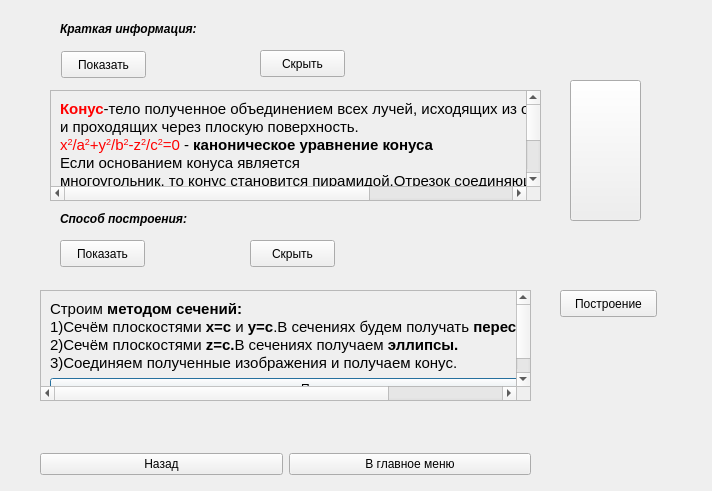
<?xml version="1.0" encoding="UTF-8"?>
<ui version="4.0">
 <class>konys</class>
 <widget class="QDialog" name="konys">
  <property name="geometry">
   <rect>
    <x>0</x>
    <y>0</y>
    <width>712</width>
    <height>491</height>
   </rect>
  </property>
  <property name="windowTitle">
   <string>Dialog</string>
  </property>
  <widget class="QLabel" name="label_2">
   <property name="geometry">
    <rect>
     <x>60</x>
     <y>20</y>
     <width>181</width>
     <height>17</height>
    </rect>
   </property>
   <property name="font">
    <font>
     <weight>75</weight>
     <italic>true</italic>
     <bold>true</bold>
    </font>
   </property>
   <property name="text">
    <string>Краткая информация:</string>
   </property>
  </widget>
  <widget class="QLabel" name="label_8">
   <property name="geometry">
    <rect>
     <x>60</x>
     <y>210</y>
     <width>181</width>
     <height>17</height>
    </rect>
   </property>
   <property name="font">
    <font>
     <weight>75</weight>
     <italic>true</italic>
     <bold>true</bold>
    </font>
   </property>
   <property name="text">
    <string>Способ построения:</string>
   </property>
  </widget>
  <widget class="QScrollArea" name="scrollArea">
   <property name="geometry">
    <rect>
     <x>50</x>
     <y>90</y>
     <width>491</width>
     <height>111</height>
    </rect>
   </property>
   <property name="widgetResizable">
    <bool>true</bool>
   </property>
   <widget class="QWidget" name="scrollAreaWidgetContents">
    <property name="geometry">
     <rect>
      <x>0</x>
      <y>0</y>
      <width>702</width>
      <height>171</height>
     </rect>
    </property>
    <layout class="QVBoxLayout" name="verticalLayout">
     <item>
      <widget class="QLabel" name="label">
       <property name="text">
        <string>&lt;!DOCTYPE HTML PUBLIC &quot;-//W3C//DTD HTML 4.0//EN&quot; &quot;http://www.w3.org/TR/REC-html40/strict.dtd&quot;&gt;
&lt;html&gt;&lt;head&gt;&lt;meta name=&quot;qrichtext&quot; content=&quot;1&quot; /&gt;&lt;style type=&quot;text/css&quot;&gt;
p, li { white-space: pre-wrap; }
&lt;/style&gt;&lt;/head&gt;&lt;body style=&quot; font-family:'Ubuntu'; font-size:11pt; font-weight:400; font-style:normal;&quot;&gt;
&lt;p style=&quot; margin-top:0px; margin-bottom:0px; margin-left:0px; margin-right:0px; -qt-block-indent:0; text-indent:0px;&quot;&gt;&lt;span style=&quot; font-weight:600; color:#ff0000;&quot;&gt;Конус&lt;/span&gt;-тело полученное объединением всех лучей, исходящих из одной точки(&lt;span style=&quot; font-weight:600;&quot;&gt;вершины конуса&lt;/span&gt;)&lt;/p&gt;
&lt;p style=&quot; margin-top:0px; margin-bottom:0px; margin-left:0px; margin-right:0px; -qt-block-indent:0; text-indent:0px;&quot;&gt;и проходящих через плоскую поверхность.&lt;/p&gt;
&lt;p style=&quot; margin-top:0px; margin-bottom:0px; margin-left:0px; margin-right:0px; -qt-block-indent:0; text-indent:0px;&quot;&gt;&lt;span style=&quot; color:#ff0000;&quot;&gt;x&lt;/span&gt;&lt;span style=&quot; color:#ff0000; vertical-align:super;&quot;&gt;2&lt;/span&gt;&lt;span style=&quot; color:#ff0000;&quot;&gt;/a&lt;/span&gt;&lt;span style=&quot; color:#ff0000; vertical-align:super;&quot;&gt;2&lt;/span&gt;&lt;span style=&quot; color:#ff0000;&quot;&gt;+y&lt;/span&gt;&lt;span style=&quot; color:#ff0000; vertical-align:super;&quot;&gt;2&lt;/span&gt;&lt;span style=&quot; color:#ff0000;&quot;&gt;/b&lt;/span&gt;&lt;span style=&quot; color:#ff0000; vertical-align:super;&quot;&gt;2&lt;/span&gt;&lt;span style=&quot; color:#ff0000;&quot;&gt;-z&lt;/span&gt;&lt;span style=&quot; color:#ff0000; vertical-align:super;&quot;&gt;2&lt;/span&gt;&lt;span style=&quot; color:#ff0000;&quot;&gt;/c&lt;/span&gt;&lt;span style=&quot; color:#ff0000; vertical-align:super;&quot;&gt;2&lt;/span&gt;&lt;span style=&quot; color:#ff0000;&quot;&gt;=0&lt;/span&gt; - &lt;span style=&quot; font-weight:600;&quot;&gt;каноническое уравнение конуса&lt;/span&gt;&lt;/p&gt;
&lt;p style=&quot; margin-top:0px; margin-bottom:0px; margin-left:0px; margin-right:0px; -qt-block-indent:0; text-indent:0px;&quot;&gt;Если основанием конуса является&lt;/p&gt;
&lt;p style=&quot; margin-top:0px; margin-bottom:0px; margin-left:0px; margin-right:0px; -qt-block-indent:0; text-indent:0px;&quot;&gt;многоугольник, то конус становится пирамидой.Отрезок соединяющий вершину &lt;/p&gt;
&lt;p style=&quot; margin-top:0px; margin-bottom:0px; margin-left:0px; margin-right:0px; -qt-block-indent:0; text-indent:0px;&quot;&gt;и границу основания, называется &lt;span style=&quot; font-weight:600;&quot;&gt;образующей конуса. &lt;/span&gt;Объединение &lt;/p&gt;
&lt;p style=&quot; margin-top:0px; margin-bottom:0px; margin-left:0px; margin-right:0px; -qt-block-indent:0; text-indent:0px;&quot;&gt;образующих конуса называется &lt;span style=&quot; font-weight:600;&quot;&gt;образующей плоскостью. &lt;/span&gt;Образующая поверхность&lt;/p&gt;
&lt;p style=&quot; margin-top:0px; margin-bottom:0px; margin-left:0px; margin-right:0px; -qt-block-indent:0; text-indent:0px;&quot;&gt;конуса является конической поверхностью.Отрезок опущенный из &lt;/p&gt;
&lt;p style=&quot; margin-top:0px; margin-bottom:0px; margin-left:0px; margin-right:0px; -qt-block-indent:0; text-indent:0px;&quot;&gt;вершины на плоскость основания называется &lt;span style=&quot; font-weight:600;&quot;&gt;высотой&lt;/span&gt;.&lt;/p&gt;&lt;/body&gt;&lt;/html&gt;</string>
       </property>
      </widget>
     </item>
    </layout>
   </widget>
  </widget>
  <widget class="QScrollArea" name="scrollArea_2">
   <property name="geometry">
    <rect>
     <x>40</x>
     <y>290</y>
     <width>491</width>
     <height>111</height>
    </rect>
   </property>
   <property name="widgetResizable">
    <bool>true</bool>
   </property>
   <widget class="QWidget" name="scrollAreaWidgetContents_2">
    <property name="geometry">
     <rect>
      <x>0</x>
      <y>0</y>
      <width>629</width>
      <height>119</height>
     </rect>
    </property>
    <layout class="QVBoxLayout" name="verticalLayout_2">
     <item>
      <widget class="QLabel" name="label_3">
       <property name="text">
        <string>&lt;!DOCTYPE HTML PUBLIC &quot;-//W3C//DTD HTML 4.0//EN&quot; &quot;http://www.w3.org/TR/REC-html40/strict.dtd&quot;&gt;
&lt;html&gt;&lt;head&gt;&lt;meta name=&quot;qrichtext&quot; content=&quot;1&quot; /&gt;&lt;style type=&quot;text/css&quot;&gt;
p, li { white-space: pre-wrap; }
&lt;/style&gt;&lt;/head&gt;&lt;body style=&quot; font-family:'Ubuntu'; font-size:11pt; font-weight:400; font-style:normal;&quot;&gt;
&lt;p style=&quot; margin-top:0px; margin-bottom:0px; margin-left:0px; margin-right:0px; -qt-block-indent:0; text-indent:0px;&quot;&gt;Строим &lt;span style=&quot; font-weight:600;&quot;&gt;методом сечений:&lt;/span&gt;&lt;/p&gt;
&lt;p style=&quot; margin-top:0px; margin-bottom:0px; margin-left:0px; margin-right:0px; -qt-block-indent:0; text-indent:0px;&quot;&gt;1)Сечём плоскостями &lt;span style=&quot; font-weight:600;&quot;&gt;x=c &lt;/span&gt;и &lt;span style=&quot; font-weight:600;&quot;&gt;y=c&lt;/span&gt;.В сечениях будем получать &lt;span style=&quot; font-weight:600;&quot;&gt;пересекающиеся прямые&lt;/span&gt;.&lt;/p&gt;
&lt;p style=&quot; margin-top:0px; margin-bottom:0px; margin-left:0px; margin-right:0px; -qt-block-indent:0; text-indent:0px;&quot;&gt;2)Сечём плоскостями &lt;span style=&quot; font-weight:600;&quot;&gt;z=c.&lt;/span&gt;В сечениях получаем &lt;span style=&quot; font-weight:600;&quot;&gt;эллипсы.&lt;/span&gt;&lt;/p&gt;
&lt;p style=&quot; margin-top:0px; margin-bottom:0px; margin-left:0px; margin-right:0px; -qt-block-indent:0; text-indent:0px;&quot;&gt;3)Соединяем полученные изображения и получаем конус.&lt;/p&gt;&lt;/body&gt;&lt;/html&gt;</string>
       </property>
      </widget>
     </item>
     <item>
      <widget class="QPushButton" name="pushButton_8">
       <property name="text">
        <string>Построение эллипса</string>
       </property>
      </widget>
     </item>
    </layout>
   </widget>
  </widget>
  <widget class="QPushButton" name="pushButton">
   <property name="geometry">
    <rect>
     <x>61</x>
     <y>51</y>
     <width>85</width>
     <height>27</height>
    </rect>
   </property>
   <property name="text">
    <string>Показать</string>
   </property>
  </widget>
  <widget class="QPushButton" name="pushButton_3">
   <property name="geometry">
    <rect>
     <x>260</x>
     <y>50</y>
     <width>85</width>
     <height>27</height>
    </rect>
   </property>
   <property name="text">
    <string>Скрыть</string>
   </property>
  </widget>
  <widget class="QPushButton" name="pushButton_2">
   <property name="geometry">
    <rect>
     <x>60</x>
     <y>240</y>
     <width>85</width>
     <height>27</height>
    </rect>
   </property>
   <property name="text">
    <string>Показать</string>
   </property>
  </widget>
  <widget class="QPushButton" name="pushButton_4">
   <property name="geometry">
    <rect>
     <x>250</x>
     <y>240</y>
     <width>85</width>
     <height>27</height>
    </rect>
   </property>
   <property name="text">
    <string>Скрыть</string>
   </property>
  </widget>
  <widget class="QWidget" name="layoutWidget">
   <property name="geometry">
    <rect>
     <x>40</x>
     <y>450</y>
     <width>491</width>
     <height>29</height>
    </rect>
   </property>
   <layout class="QHBoxLayout" name="horizontalLayout">
    <item>
     <widget class="QPushButton" name="pushButton_5">
      <property name="text">
       <string>Назад</string>
      </property>
     </widget>
    </item>
    <item>
     <widget class="QPushButton" name="pushButton_6">
      <property name="text">
       <string>В главное меню</string>
      </property>
     </widget>
    </item>
   </layout>
  </widget>
  <widget class="QPushButton" name="pushButton_7">
   <property name="geometry">
    <rect>
     <x>570</x>
     <y>80</y>
     <width>71</width>
     <height>141</height>
    </rect>
   </property>
   <property name="text">
    <string/>
   </property>
   <property name="icon">
    <iconset resource="Res/Res.qrc">
     <normaloff>:/Res/6.png</normaloff>:/Res/6.png</iconset>
   </property>
   <property name="iconSize">
    <size>
     <width>250</width>
     <height>200</height>
    </size>
   </property>
  </widget>
  <widget class="QPushButton" name="pushButton_9">
   <property name="geometry">
    <rect>
     <x>560</x>
     <y>290</y>
     <width>97</width>
     <height>27</height>
    </rect>
   </property>
   <property name="text">
    <string>Построение</string>
   </property>
  </widget>
 </widget>
 <resources>
  <include location="Res/Res.qrc"/>
 </resources>
 <connections/>
</ui>
